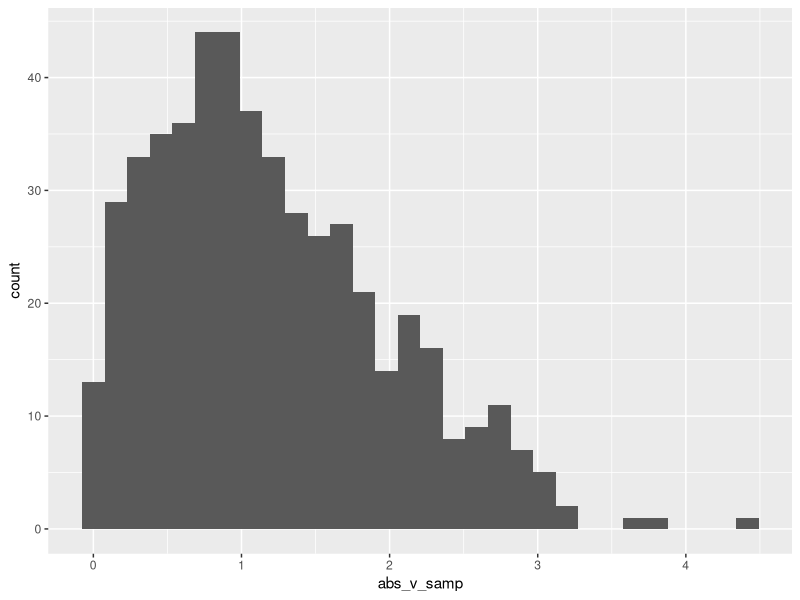
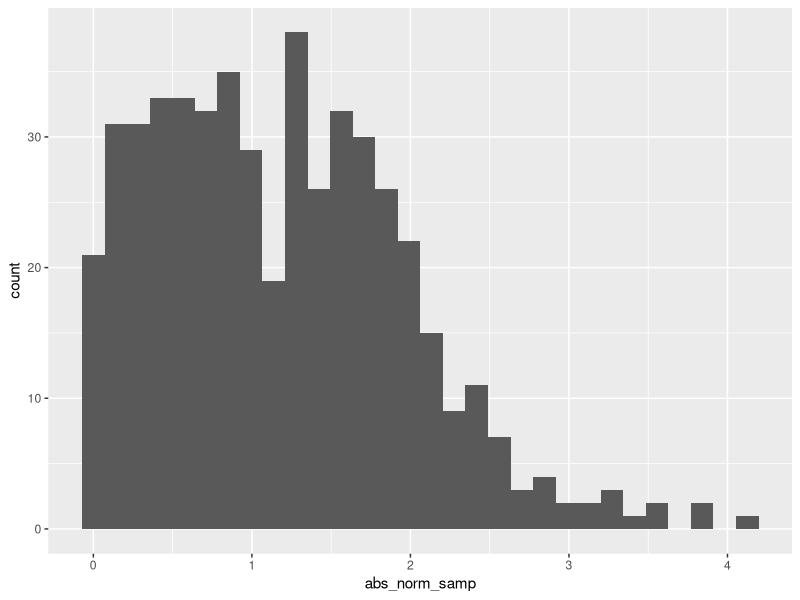

The R script that drew these images, in order:
## ---- chunk 1
library(tidyverse)
## ---- chunk 2
# Section 3
2+3
## ---- chunk 3

la_df=
  tibble(
    norm_samp=rnorm(n=500,mean=1),
    samp_g0=norm_samp>0,
    abs_v_samp=abs(norm_samp)
)
ggplot(la_df, aes(x = abs_v_samp)) + geom_histogram()
## ---- chunk 4
library(tidyverse)

la_df = tibble(
  norm_samp = rnorm(500, mean = 1),
  norm_samp_pos = norm_samp > 0,
  abs_norm_samp = abs(norm_samp)
)

ggplot(la_df, aes(x = abs_norm_samp)) + geom_histogram()

median_samp = median(pull(la_df, norm_samp))
